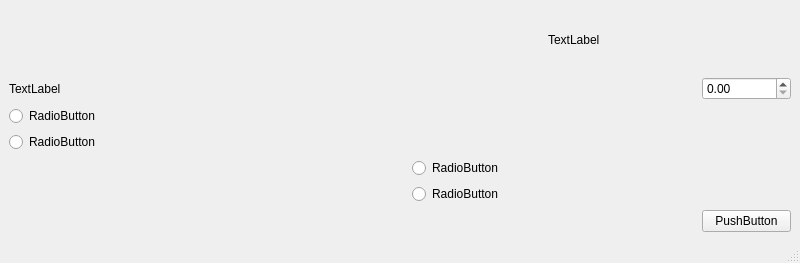
<?xml version="1.0" encoding="UTF-8"?>
<ui version="4.0">
 <class>InvPortfolioMakingModule</class>
 <widget class="QMainWindow" name="InvPortfolioMakingModule">
  <property name="geometry">
   <rect>
    <x>0</x>
    <y>0</y>
    <width>800</width>
    <height>263</height>
   </rect>
  </property>
  <property name="windowTitle">
   <string>MainWindow</string>
  </property>
  <widget class="QWidget" name="centralwidget">
   <layout class="QGridLayout" name="gridLayout">
    <item row="0" column="0" colspan="4">
     <spacer name="horizontalSpacer">
      <property name="orientation">
       <enum>Qt::Horizontal</enum>
      </property>
      <property name="sizeHint" stdset="0">
       <size>
        <width>448</width>
        <height>20</height>
       </size>
      </property>
     </spacer>
    </item>
    <item row="0" column="4">
     <widget class="QLabel" name="invPortfolioMakingLabel">
      <property name="text">
       <string>TextLabel</string>
      </property>
     </widget>
    </item>
    <item row="0" column="5" colspan="2">
     <spacer name="horizontalSpacer_2">
      <property name="orientation">
       <enum>Qt::Horizontal</enum>
      </property>
      <property name="sizeHint" stdset="0">
       <size>
        <width>251</width>
        <height>20</height>
       </size>
      </property>
     </spacer>
    </item>
    <item row="1" column="0">
     <widget class="QLabel" name="discountRateLabel">
      <property name="text">
       <string>TextLabel</string>
      </property>
     </widget>
    </item>
    <item row="1" column="1" colspan="5">
     <spacer name="horizontalSpacer_3">
      <property name="orientation">
       <enum>Qt::Horizontal</enum>
      </property>
      <property name="sizeHint" stdset="0">
       <size>
        <width>375</width>
        <height>20</height>
       </size>
      </property>
     </spacer>
    </item>
    <item row="1" column="6">
     <widget class="QDoubleSpinBox" name="discountRateDoubleSpinBox"/>
    </item>
    <item row="2" column="0" colspan="2">
     <widget class="QRadioButton" name="enoughCapitalRadioButton">
      <property name="text">
       <string>RadioButton</string>
      </property>
     </widget>
    </item>
    <item row="2" column="2" colspan="5">
     <spacer name="horizontalSpacer_4">
      <property name="orientation">
       <enum>Qt::Horizontal</enum>
      </property>
      <property name="sizeHint" stdset="0">
       <size>
        <width>449</width>
        <height>20</height>
       </size>
      </property>
     </spacer>
    </item>
    <item row="3" column="0" colspan="2">
     <widget class="QRadioButton" name="notEnoughCapitalRadioButton">
      <property name="text">
       <string>RadioButton</string>
      </property>
     </widget>
    </item>
    <item row="3" column="2" colspan="5">
     <spacer name="horizontalSpacer_5">
      <property name="orientation">
       <enum>Qt::Horizontal</enum>
      </property>
      <property name="sizeHint" stdset="0">
       <size>
        <width>449</width>
        <height>20</height>
       </size>
      </property>
     </spacer>
    </item>
    <item row="4" column="0">
     <spacer name="horizontalSpacer_6">
      <property name="orientation">
       <enum>Qt::Horizontal</enum>
      </property>
      <property name="sizeHint" stdset="0">
       <size>
        <width>266</width>
        <height>20</height>
       </size>
      </property>
     </spacer>
    </item>
    <item row="4" column="1" colspan="2">
     <widget class="QRadioButton" name="shortCapitalLimitationTimeRadioButton">
      <property name="text">
       <string>RadioButton</string>
      </property>
     </widget>
    </item>
    <item row="4" column="3" colspan="4">
     <spacer name="horizontalSpacer_8">
      <property name="orientation">
       <enum>Qt::Horizontal</enum>
      </property>
      <property name="sizeHint" stdset="0">
       <size>
        <width>394</width>
        <height>20</height>
       </size>
      </property>
     </spacer>
    </item>
    <item row="5" column="0">
     <spacer name="horizontalSpacer_7">
      <property name="orientation">
       <enum>Qt::Horizontal</enum>
      </property>
      <property name="sizeHint" stdset="0">
       <size>
        <width>266</width>
        <height>20</height>
       </size>
      </property>
     </spacer>
    </item>
    <item row="5" column="1" colspan="2">
     <widget class="QRadioButton" name="longCapitalLimitationTimeRadioButton">
      <property name="text">
       <string>RadioButton</string>
      </property>
     </widget>
    </item>
    <item row="5" column="3" colspan="4">
     <spacer name="horizontalSpacer_9">
      <property name="orientation">
       <enum>Qt::Horizontal</enum>
      </property>
      <property name="sizeHint" stdset="0">
       <size>
        <width>394</width>
        <height>20</height>
       </size>
      </property>
     </spacer>
    </item>
    <item row="6" column="0" colspan="6">
     <spacer name="horizontalSpacer_10">
      <property name="orientation">
       <enum>Qt::Horizontal</enum>
      </property>
      <property name="sizeHint" stdset="0">
       <size>
        <width>650</width>
        <height>20</height>
       </size>
      </property>
     </spacer>
    </item>
    <item row="6" column="6">
     <widget class="QPushButton" name="toExactPortfMakingPushButton">
      <property name="text">
       <string>PushButton</string>
      </property>
     </widget>
    </item>
   </layout>
  </widget>
  <widget class="QMenuBar" name="menubar">
   <property name="geometry">
    <rect>
     <x>0</x>
     <y>0</y>
     <width>800</width>
     <height>21</height>
    </rect>
   </property>
  </widget>
  <widget class="QStatusBar" name="statusbar"/>
 </widget>
 <resources/>
 <connections/>
</ui>
